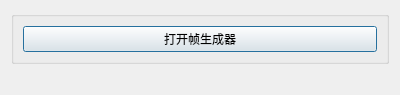
<?xml version="1.0" encoding="UTF-8"?>
<ui version="4.0">
 <class>noraPoseGeneratorWidget</class>
 <widget class="QDialog" name="noraPoseGeneratorWidget">
  <property name="geometry">
   <rect>
    <x>0</x>
    <y>0</y>
    <width>400</width>
    <height>95</height>
   </rect>
  </property>
  <property name="windowTitle">
   <string>Dialog</string>
  </property>
  <layout class="QVBoxLayout" name="verticalLayout_2">
   <item>
    <widget class="QGroupBox" name="groupBox">
     <property name="title">
      <string/>
     </property>
     <layout class="QVBoxLayout" name="verticalLayout">
      <item>
       <widget class="QPushButton" name="openPoseGenerator">
        <property name="text">
         <string>打开帧生成器</string>
        </property>
       </widget>
      </item>
     </layout>
    </widget>
   </item>
   <item>
    <spacer name="verticalSpacer">
     <property name="orientation">
      <enum>Qt::Vertical</enum>
     </property>
     <property name="sizeHint" stdset="0">
      <size>
       <width>20</width>
       <height>136</height>
      </size>
     </property>
    </spacer>
   </item>
  </layout>
 </widget>
 <resources/>
 <connections/>
</ui>
